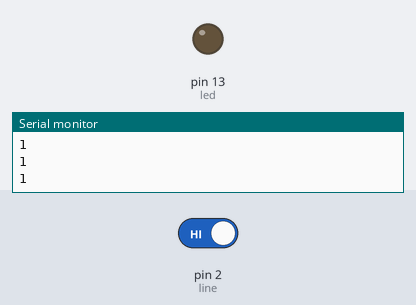
Simulated run of this sketch. Board: Arduino Uno, built with avr-gcc and run on an emulated ATmega328P. Parts: output pins drawn as LEDs (lit = HIGH), the last lines printed to the serial monitor. Inputs (shaded band) come from the test bench; at power-on: pin 2 (line) HIGH.

Above: at 1.8 s.
1.9 s: pin 2 (line) driven LOW
At 2.3 s:
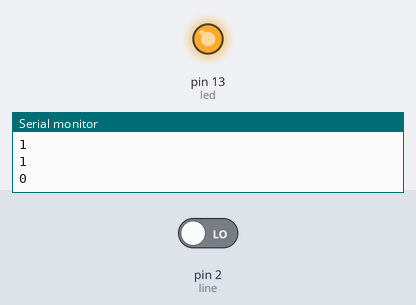
3.5 s: pin 2 (line) driven HIGH
At 4.6 s:
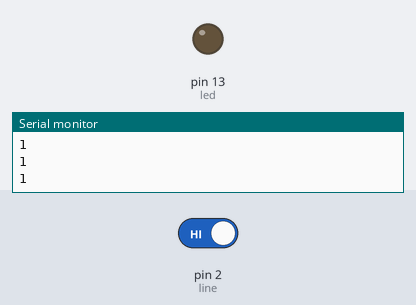
Timing chart, 0 to 6.5 s (numbered marks = the images above; inputs shaded):
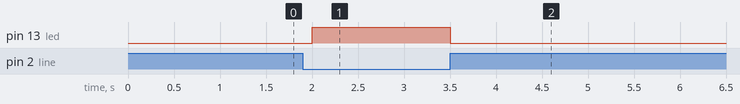

Measured:
- after the input at 1.9 s, pin 13 (led): LOW → HIGH after 0.10 s
- after the input at 3.5 s, pin 13 (led): HIGH → LOW at once

The sketch:

line_tracking_sensor.ino
```cpp
int line = 2;
int led = 13;

void setup() {
  // put your setup code here, to run once:
  Serial.begin(9600);
  pinMode(led, OUTPUT);
}

void loop() {
  // put your main code here, to run repeatedly:
  int val = 0;
  val = digitalRead(line);
  if(val == 0) {
    digitalWrite(led, HIGH);
  } else {
    digitalWrite(led, LOW);
  }
  Serial.println(val);
  delay(500);
}
//out : chan 2
```
